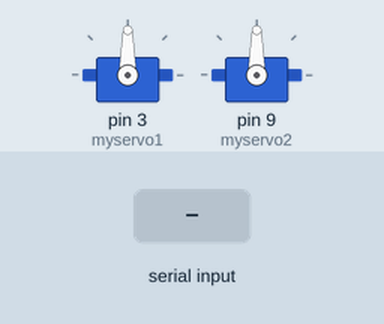
The sketch below on a simulated Arduino Uno, built with avr-gcc and run on an emulated ATmega328P. Shown: 2 × servo. Inputs (shaded band) come from the test bench.

Above: at 1.2 s.
1.3 s: "1," received over Serial
At 3.5 s:
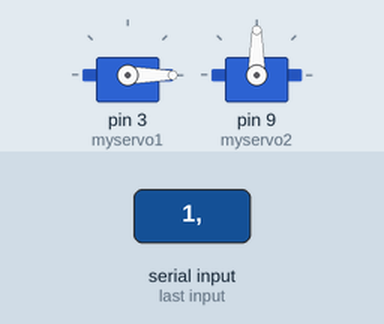
3.8 s: "2," received over Serial
At 5.5 s:
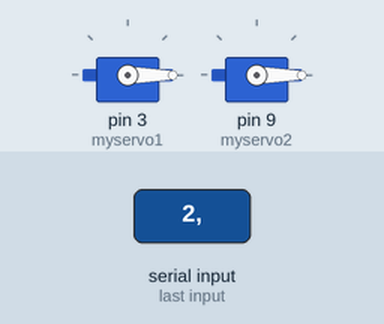
6.3 s: "1,90," received over Serial
At 8.7 s:
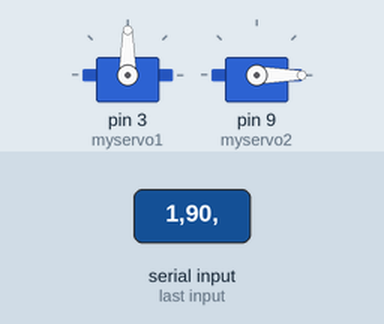
Timing chart, 0 to 10.2 s (numbered marks = the images above; inputs shaded):
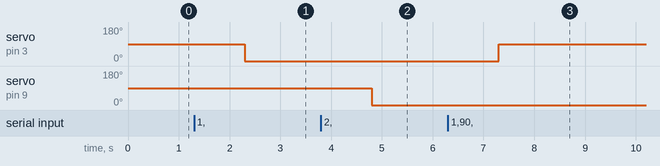

The sketch:

arduino_BTtest.ino
```cpp
#include <Servo.h>

Servo myservo1;
Servo myservo2;
void setup() {
  Serial.begin(9600);
  myservo1.attach(3); // Servo1 pin = 3
  myservo2.attach(9); // Servo2 pin = 9
}

void loop() {
  if (Serial.available()) {
    String mot = Serial.readStringUntil(',');
    String deg = Serial.readStringUntil('Z');
// Z is a symbol used to indicate the end of communication.
    if (mot.toInt() == 1) {
      myservo1.write(deg.toInt());
    }
    if (mot.toInt() == 2) {
      myservo2.write(deg.toInt());
    }
   }
}
```

Measured:
- after the input at 1.3 s, servo on pin 3 (myservo1): 90° → 0° after 1.0 s
- after the input at 3.8 s, servo on pin 9 (myservo2): 90° → 0° after 1.0 s
- after the input at 6.3 s, servo on pin 3 (myservo1): 0° → 90° after 1.0 s
